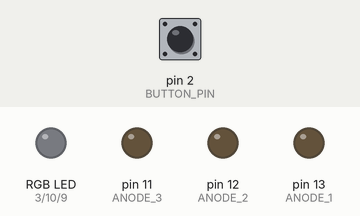
This sketch was run on a simulated Arduino Uno, built with avr-gcc and run on an emulated ATmega328P. On the bench: an RGB LED mixed from three pins (HIGH = lit), output pins drawn as LEDs (lit = HIGH). The inputs (shaded band) are chosen by the test bench; at power-on: pin 2 (BUTTON_PIN) HIGH. EEPROM starts erased.

Above: at 1.2 s.
1.3 s: pin 2 (BUTTON_PIN) pulsed LOW 2 times (0.12 s each, 0.3 s apart)
4.3 s: pin 2 (BUTTON_PIN) pulled LOW for 1 s
7.3 s: pin 2 (BUTTON_PIN) pulled LOW for 0.15 s
At 8.6 s:
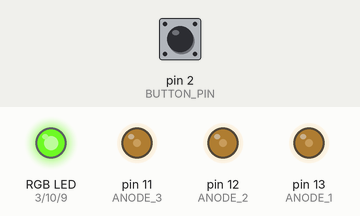
8.9 s: pin 2 (BUTTON_PIN) pulled LOW for 0.15 s
At 9.2 s:
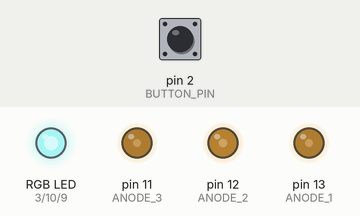
11.9 s: pin 2 (BUTTON_PIN) pulled LOW for 3.2 s
At 16.3 s:
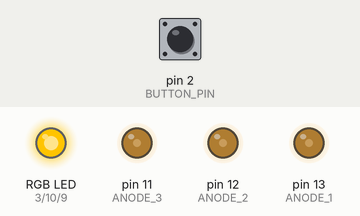
16.6 s: pin 2 (BUTTON_PIN) pulled LOW for 0.15 s
At 18.0 s:
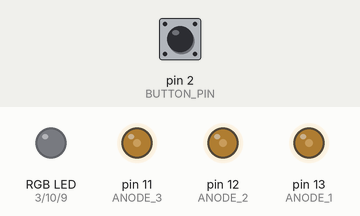
Timing chart, 0 to 19.2 s (numbered marks = the images above; inputs shaded):
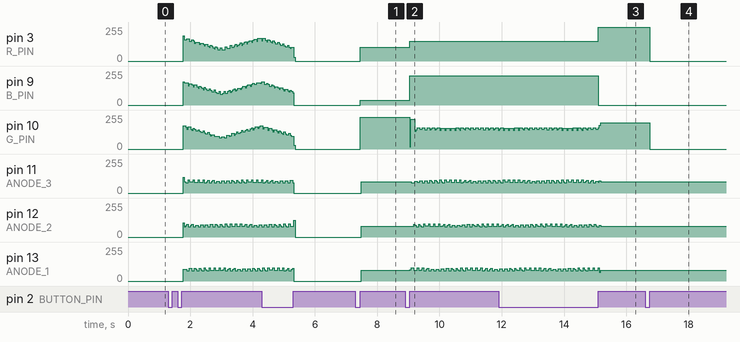

Measured:
- after the input at 7.3 s, pin 3 (R_PIN): 0/255 → 105/255 after 0.15 s; pin 9 (B_PIN): 0/255 → 34/255 after 0.15 s; pin 10 (G_PIN): 0/255 → 238/255 after 0.15 s; pin 11 (ANODE_3): 0/255 → 84/255 after 0.19 s; pin 12 (ANODE_2): 0/255 → 82/255 after 0.19 s
- after the input at 8.9 s, pin 3 (R_PIN): 105/255 → 150/255 after 0.15 s; pin 9 (B_PIN): 34/255 → 221/255 after 0.15 s
- after the input at 11.9 s, pin 3 (R_PIN): stays 150/255 (without the input it goes to 18/255 after 2.2 s); pin 9 (B_PIN): stays 221/255 (without the input it goes to 131/255 after 2.2 s)
- after the input at 16.6 s, pin 3 (R_PIN): 255/255 → 0/255 after 0.15 s; pin 10 (G_PIN): 196/255 → 0/255 after 0.15 s

The sketch:

RGB_Testing_Combined_Commented.ino
```cpp
/*
  CREATErLabs - RGB Acrylic Stand
  Github: <link here>


  Lights up 3 common-annode RGB LEDs for use in CREATerLabs' RGB Acrylic Stand.
  Contains 6 modes that can be cycled through using a button. Mode is written to EEPROM to remember mode after being turned off.
  Can potentially be controlled using serial monitor and with brightness control using potentiometer.

  Mode 0      Sets all LEDs to solid blue (#003cff)
  Mode 1      Sets all LEDs to solid white (#ffffff)
  Mode 2      Sets all LEDs to solid orange (#ff6600)
  Mode 3      Cycles all LEDs through different hues at full brightness and saturation in HSV
  Mode 4      Sets the LEDs to different colours (blue, white and orange)
  Mode 5      Cycles all LEDs through different hues at full brightness and saturation in HSV with different hue offsets
  Mode 6      Sets all LEDs OFF


  Last Modified:
  18 Feb 2022


  References:
  Direct Port Addressing    https://www.instructables.com/LED-Multiplexing-101-6-and-16-RGB-LEDs-With-Just-a/
  Arduino Pin Mapping       https://www.arduino.cc/en/Hacking/PinMapping168
  ATmega328P Datasheet      https://ww1.microchip.com/downloads/en/DeviceDoc/Atmel-7810-Automotive-Microcontrollers-ATmega328P_Datasheet.pdf
*/

#include <EEPROM.h>
#include <math.h>

// Define pins being used
#define R_PIN 3
#define G_PIN 10
#define B_PIN 9
#define ANODE_1 13
#define ANODE_2 12
#define ANODE_3 11
#define BUTTON_PIN 2
#define POT_PIN A1

// Define how fast the LEDs fade (ms)
#define FADE_INTERVAL 20

// Define number of LEDs used
#define NUM_ANODES 3
// Define total number of modes
#define NUM_MODES 9

// Set true if potentiometer is connected for use as brightness control
bool BRIGHTNESS_CONTROL = false;

// Stores which mode we are in
int mode;
// Address in EEPROM that we are writing to
int addr = 0;
// Default brightness set at max
double brightness = 1;
int rgb[3] = {0};
// Variables to be used in interrupt service routine in modes 4/5
volatile int colours[3][3] = {
  {255, 100, 0},
  {255, 100, 0},
  {255, 100, 0}
};
volatile int count = 0;

//// Control Functions ////

// Use serial monitor to send mode commands
void serialControl();
// Use button to sequentially switch modes
void buttonISR();
void changeMode(int newMode);
// Read potentiometer and update brightness
void readPot();
// Print current RGB values for debugging
void printRGB();

//// Modes ////

// Set all LEDs to the same singular colour
void blueSolid();
void whiteSolid();
void orangeSolid();
void solid(double hue, double saturation, double value);
// Fade all LEDs with the same colours
void fadeAll();
// Set all LEDs to different colours
void multiSolid();
void solidMultiple(double colours1[3], double colours2[3], double colours3[3]);
// Fade all LEDs with different colours
void multiFade();
// Off mode
void off();

//// Helper Functions ////
// Convert HSV to RGB
void HsvToRgb(double hue, double saturation, double value, int* rgb);
// Cycle through LEDs being turned on
void switchLEDs();
// Direct port manipulation to setup timers and revert
void setupCustomTimers();
void disableCustomTimers();
// Timer1 overflow interrupt service routine
ISR (TIMER1_OVF_vect);


void setup() {
  // Setup pins
  pinMode(R_PIN, OUTPUT);
  pinMode(G_PIN, OUTPUT);
  pinMode(B_PIN, OUTPUT);

  pinMode(ANODE_1, OUTPUT);
  pinMode(ANODE_2, OUTPUT);
  pinMode(ANODE_3, OUTPUT);

  pinMode(POT_PIN, INPUT);
  pinMode(BUTTON_PIN, INPUT_PULLUP);

  // Set button to trigger interrupt service routine
  // Rising trigger - LOW to HIGH (on button release)
  attachInterrupt(digitalPinToInterrupt(BUTTON_PIN),buttonISR,RISING);

  Serial.begin(9600);

  // Read previously stored mode from EEPROM (non-volatile memory)
  mode = EEPROM.read(addr);

  // Use direct port addressing to customise Timer1 and Timer2 for modes 4 and 5
  if (mode == 4 || mode == 5 || mode == 8) {
    setupCustomTimers();
  }
}

void loop() {
  // Keep track of changes to the current mode
  static int prevMode = -1;


  // Define which function to use according to the mode
  switch (mode) {
    case 0:
      blueSolid();
      break;
    case 1:
      whiteSolid();
      break;
    case 2:
      orangeSolid();
      break;
    case 3:
      fadeAll();
      break;
    case 4:
      multiSolid();
      break;
    case 5:
      multiFade();
      break;
    case 6:
      off();
      break;
    case 7:
      solid(279, 0.92, 0.87);
      break;
    case 8:
      double colours1[] = {279, 0.92, 0.87};
      double colours2[] = {333, 0.86, 0.93};
      double colours3[] = {91, 1, 1};
      solidMultiple(colours1, colours2, colours3);
      break;
    default:
      mode = 0;
      break;
  }

  //serialControl();

  // Check potentiometer to change brightness if required
  if (BRIGHTNESS_CONTROL) readPot();
}
```

control.ino
```cpp
// Use serial monitor to send mode commands
void serialControl() {
  // If there is data in the input buffer
  if (Serial.available() > 0) {
    // Read the next incoming byte:
    int incomingByte = Serial.read();
    if (incomingByte != '\n') {
      // Change current mode
      changeMode(incomingByte - '0');
      Serial.print("Mode is now: ");
      Serial.println(mode);
      //Serial.println(incomingByte);
    }
  }
}

// Use button to sequentially switch modes
void buttonISR() {
  // Read if button is pressed
  //bool buttonState = digitalRead(BUTTON_PIN);
  static unsigned long prevTime = 0;
  //Serial.println(buttonState);

  // If button is pressed (LOW) and not waiting for switch bouncing (200ms since previous detected press)
  if (millis() - prevTime >= 200) {
    changeMode(mode + 1);

    prevTime = millis();
  }
}

void changeMode(int newMode) {
  if (mode != newMode) {
    // Use direct port addressing to customise Timer1 and Timer2 for modes 4 and 5
    if ((mode == 4 || mode == 5 || mode == 8) && !(newMode == 4 || newMode == 5 || newMode == 8)) {
      disableCustomTimers();
    } else if (newMode == 4 || newMode == 5 || newMode == 8) {
      setupCustomTimers();
    }
    //Serial.println(mode);
    mode = newMode;
    // Set mode back to 0 once we cycle through all modes
    mode %= NUM_MODES;
    // Write new mode to EEPROM (non-volatile memory)
    EEPROM.write(addr, mode);
  }
}

// Read potentiometer and update brightness
void readPot() {
  // Read analog resistance of potentiometer
  int sensorVal = analogRead(A1);
  // Map to brightness value from 0 - 1023 to 0.0 - 1.0
  brightness = map(sensorVal, 0, 1023, 0, 1000) / 1000.0;
}

// Print current RGB values for debugging
void printRGB() {
  char buff[20];
  sprintf(buff,"R: %d, G: %d, B: %d",rgb[0],rgb[1],rgb[2]);
  Serial.println(buff);
}
```

helper.ino
```cpp
// Convert HSV to RGB
// Input:  0 <= H < 360, 0 <= S/V <= 1
// Output: 0 <= RGB <= 255
// https://www.rapidtables.com/convert/color/hsv-to-rgb.html
void HsvToRgb(double hue, double saturation, double value, int* rgb) {
  double r, g, b;

  constrain(hue, 0, 359);
  constrain(saturation, 0, 1);
  constrain(value, 0, 1);

  double c = value * saturation;
  double x = c * (1 - fabs(fmod((hue / 60), 2) - 1));
  double m = value - c;

  switch (int(hue / 60)) {
    case 0:
      r = c + m;
      g = x + m;
      b = m;
      break;
    case 1:
      r = x + m;
      g = c + m;
      b = m;
      break;
    case 2:
      r = m;
      g = c + m;
      b = x + m;
      break;
    case 3:
      r = m;
      g = x + m;
      b = c + m;
      break;
    case 4:
      r = x + m;
      g = m;
      b = c + m;
      break;
    case 5:
      r = c + m;
      g = m;
      b = x + m;
      break;
  }

  rgb[0] = int(r * 255);
  rgb[1] = int(g * 255);
  rgb[2] = int(b * 255);
}

// Cycle through LEDs being turned on
void switchLEDs() {
  static int currAnode = 1;

  // Cycle through LEDs
  currAnode++;
  if (currAnode > NUM_ANODES) {
    currAnode = 1;
  }

  // Turn all LEDs off
  digitalWrite(ANODE_1, LOW);
  digitalWrite(ANODE_2, LOW);
  digitalWrite(ANODE_3, LOW);

  switch (currAnode) {
    case 1:
      digitalWrite(ANODE_1, HIGH);
      break;
    case 2:
      digitalWrite(ANODE_2, HIGH);
      break;
    case 3:
      digitalWrite(ANODE_3, HIGH);
      break;
    default:
      digitalWrite(ANODE_1, LOW);
      digitalWrite(ANODE_2, LOW);
      digitalWrite(ANODE_3, LOW);
      break;
  }
}


/////////////////////////////////////////////////////////////////////////////////////
///////////////////// DIRECT PORT MANIPULATION HELPER FUNCTIONS /////////////////////
/////////////////////////////////////////////////////////////////////////////////////

// Set value for output compare register for Timer2 - B (output compare 2B is pin 3 (R))
// val is value between 0 and 255; corresponds with values used in analogWrite
void setR(int val) {
  OCR2B = val;
}
// Set value for output compare register for Timer1 - B (output compare 1B is pin 10 (G))
// val is value between 0 and 255; corresponds with values used in analogWrite
void setG(int val) {
  OCR1B = val;
}
// Set value for output compare register for Timer1 - A (output compare 1A is pin 9 (B))
// val is value between 0 and 255; corresponds with values used in analogWrite
void setB(int val) {
  OCR1A = val;
}

// Direct port manipulation to setup timers
void setupCustomTimers() {
  // Disable interrupts
  cli();

  // Stop and synchronise timers
  GTCCR |= _BV(TSM) | _BV(PSRASY) | _BV(PSRSYNC);

  // Setup Timer2 in Fast PWM mode (WGM2 = 0b11) - counts to TOP and then restarts from BOTTOM. TOP is defined as 0xFF
  // Set OC2B (Pin 3 (Red)) on Compare Match | Clear at BOTTOM. This means higher value in OCR2B results in less time that OC2B is set
  TCCR2A = _BV(COM2B0) | _BV(COM2B1) | _BV(WGM21) | _BV(WGM20);

  // Setup Timer1 in 8-bit Fast PWM mode (WGM1 = 0b0101) - counts to TOP and then restarts from BOTTOM. TOP is defined as 0xFF
  // Set OC1A (Pin 9 (Blue)) on Compare Match | Clear at BOTTOM. This means higher value in OCR1A results in less time that OC1A is set
  // Set OC1B (Pin 10 (Green)) on Compare Match | Clear at BOTTOM. This means higher value in OCR1B results in less time that OC1B is set
  TCCR1A = _BV(COM1A0) | _BV(COM1A1) | _BV(COM1B0) | _BV(COM1B1) | _BV(WGM10);
  TCCR1B = _BV(WGM12); // fast PWM cntd

  // Set prescalers to 64 - Timers increment every 64 clock cycles
  //TCCR1B |= _BV(CS11) | _BV(CS10); // prescaler = 64 (CS1 = 011) (keeping WGM bit intact)
  //TCCR2B = _BV(CS22); // prescaler = 64 (CS2 = 100)

  // Set prescalers to 256 - Timers increment every 256 clock cycles
  TCCR1B |= _BV(CS12); // prescaler = 256 (CS1 = 100) (keeping WGM bit intact)
  TCCR2B = _BV(CS22) | _BV(CS21) ; // prescaler = 256 (CS2 = 110)

  // Set all analog outputs to HIGH
  OCR2B = 255;
  OCR1B = 255;
  OCR1A = 255;

  // Reset all timer counters
  TCNT1H = 0; // high byte
  TCNT1L = 0; // low byte
  TCNT2 = 0;

  // Enable overflow interrupt on Timer1
  TIMSK1 |= _BV(TOIE1);

  // Enable interrupts
  sei();

  // Start timers
  GTCCR = 0;
}

// Direct port manipulation to reset timers to default values used by Arduino
void disableCustomTimers() {
  // Disable interrupts
  cli();

  // Set Timer2 to Phase Correct PWM Mode
  // PWM disconnected until analogWrite called
  TCCR2A = 1;
  // Set Timer1 to Phase Correct PWM Mode
  // PWM disconnected until analogWrite called
  TCCR1A = 1;
  // Set Timer1 prescaler to 64
  TCCR1B = 3;
  // Set Timer2 prescaler to 64
  TCCR2B = 4;

  // Disable overflow interrupt on timer 1
  TIMSK1 &= ~_BV(TOIE1);

  // Enable interrupts
  sei();
}

// Timer1 overflow interrupt service routine
// Handles switching LEDs and setting colours. Having these in the same ISR synchronises colour changing and LED switching
ISR (TIMER1_OVF_vect) {
  // Switch off LEDs, as they will display the value buffered on previous interrupt
  PORTB &= ~0b00111000; // Set pins 11, 12, 13 LOW

  // Turn on the right LED (write HIGH)
  switch (count) {
    case 0:
      PORTB |= 0b00100000;
      break;
    case 1:
      PORTB |= 0b00010000;
      break;
    case 2:
      PORTB |= 0b00001000;
      break;
    default:
      break;
  }

  // Increment the counter
  count++;
  count %= NUM_ANODES;

  // Write new values to the corresponding output compare registers
  setR(colours[count][0]);
  setG(colours[count][1]);
  setB(colours[count][2]);
}
```

modes.ino
```cpp
// Set all LEDs to the same singular colour
void blueSolid() {
  // Convert HSV (226, 1.0, 1.0) to RGB and write to corresponding pins
  HsvToRgb(226, 1, brightness, rgb);
  // Need to subtract from 255 as LEDs are reversed due to being common anode
  analogWrite(R_PIN, 255 - rgb[0]);
  analogWrite(G_PIN, 255 - rgb[1]);
  analogWrite(B_PIN, 255 - rgb[2]);

  // Cycle through LEDs
  switchLEDs();
}

void whiteSolid() {
  // Convert HSV (0, 0, 1.0) to RGB and write to corresponding pins
  HsvToRgb(0, 0, brightness, rgb);
  // Need to subtract from 255 as LEDs are reversed due to being common anode
  analogWrite(R_PIN, 255 - rgb[0]);
  analogWrite(G_PIN, 255 - rgb[1]);
  analogWrite(B_PIN, 255 - rgb[2]);

  // Cycle through LEDs
  switchLEDs();
}

void orangeSolid() {
  // Convert HSV (24, 1.0, 1.0) to RGB and write to corresponding pins
  HsvToRgb(24, 1, brightness, rgb);
  // Need to subtract from 255 as LEDs are reversed due to being common anode
  analogWrite(R_PIN, 255 - rgb[0]);
  analogWrite(G_PIN, 255 - rgb[1]);
  analogWrite(B_PIN, 255 - rgb[2]);

  // Cycle through LEDs
  switchLEDs();
}

// Takes input for which colour to be set
void solid(double hue, double saturation, double value) {
  // Convert HSV (226, 1.0, 1.0) to RGB and write to corresponding pins
  HsvToRgb(hue, saturation, value, rgb);
  // Need to subtract from 255 as LEDs are reversed due to being common anode
  analogWrite(R_PIN, 255 - rgb[0]);
  analogWrite(G_PIN, 255 - rgb[1]);
  analogWrite(B_PIN, 255 - rgb[2]);

  // Cycle through LEDs
  switchLEDs();
}

// Fade all LEDs with the same colours
void fadeAll() {
  static int hue = 0;
  static unsigned long currTime;
  static unsigned long prevTimeFade = 0;

  currTime = millis();

  // Cycle through hue at rate defined by FADE_INTERVAL (ms)
  if (currTime - prevTimeFade >= FADE_INTERVAL) {
    prevTimeFade = currTime;

    if (hue >= 360) {
      hue = 0;
    }

    // Convert HSV (0, 1.0, 1.0) to RGB and write to corresponding pins
    HsvToRgb(hue, 1, brightness, rgb);
    // Need to subtract from 255 as LEDs are reversed due to being common anode
    analogWrite(R_PIN, 255 - rgb[0]);
    analogWrite(G_PIN, 255 - rgb[1]);
    analogWrite(B_PIN, 255 - rgb[2]);

    hue++;
  }

  // Cycle through LEDs
  switchLEDs();
}


// Set all LEDs to different colours
void multiSolid() {
  // Convert HSV (226, 1.0, 1.0) to RGB and write to corresponding pins
  HsvToRgb(226, 1, brightness, rgb);
  // No need to subtract as timer already setup to account for common anode
  // Timer1 Overflow ISR handles LED switching for us using defined arrays of colours
  colours[0][0] = rgb[0];
  colours[0][1] = rgb[1];
  colours[0][2] = rgb[2];
  HsvToRgb(0, 0, brightness, rgb);
  colours[1][0] = rgb[0];
  colours[1][1] = rgb[1];
  colours[1][2] = rgb[2];
  HsvToRgb(24, 1, brightness, rgb);
  colours[2][0] = rgb[0];
  colours[2][1] = rgb[1];
  colours[2][2] = rgb[2];
}

// Set all LEDs to different colours with input
void solidMultiple(double colours1[3], double colours2[3], double colours3[3]) {
  // Convert HSV (226, 1.0, 1.0) to RGB and write to corresponding pins
  HsvToRgb(colours1[0], colours1[1], colours1[2], rgb);
  // No need to subtract as timer already setup to account for common anode
  // Timer1 Overflow ISR handles LED switching for us using defined arrays of colours
  colours[0][0] = rgb[0];
  colours[0][1] = rgb[1];
  colours[0][2] = rgb[2];
  HsvToRgb(colours2[0], colours2[1], colours2[2], rgb);
  colours[1][0] = rgb[0];
  colours[1][1] = rgb[1];
  colours[1][2] = rgb[2];
  HsvToRgb(colours3[0], colours3[1], colours3[2], rgb);
  colours[2][0] = rgb[0];
  colours[2][1] = rgb[1];
  colours[2][2] = rgb[2];
}

// Fade all LEDs with different colours
void multiFade() {
  // Keep track of each hue for each LED
  static int hue0 = 0;
  static int hue1 = 120;
  static int hue2 = 240;

  if (hue0 >= 360) {
    hue0 = 0;
  }
  if (hue1 >= 360) {
    hue1 = 0;
  }
  if (hue2 >= 360) {
    hue2 = 0;
  }

  // Convert HSV (226, 1.0, 1.0) to RGB and write to corresponding pins
  HsvToRgb(hue0, 1, brightness, rgb);
  // No need to subtract as timer already setup to account for common anode
  // Timer1 Overflow ISR handles LED switching for us using defined arrays of colours
  colours[0][0] = rgb[0];
  colours[0][1] = rgb[1];
  colours[0][2] = rgb[2];
  HsvToRgb(hue1, 1, brightness, rgb);
  colours[1][0] = rgb[0];
  colours[1][1] = rgb[1];
  colours[1][2] = rgb[2];
  HsvToRgb(hue2, 1, brightness, rgb);
  colours[2][0] = rgb[0];
  colours[2][1] = rgb[1];
  colours[2][2] = rgb[2];

  hue0++;
  hue1++;
  hue2++;

  // Cycle through hue at rate defined by FADE_INTERVAL (ms)
  _delay_ms(FADE_INTERVAL);
}


// Turn all LEDs off
void off() {
  // Turn all LEDs off
  digitalWrite(ANODE_1, LOW);
  digitalWrite(ANODE_2, LOW);
  digitalWrite(ANODE_3, LOW);
}
```
